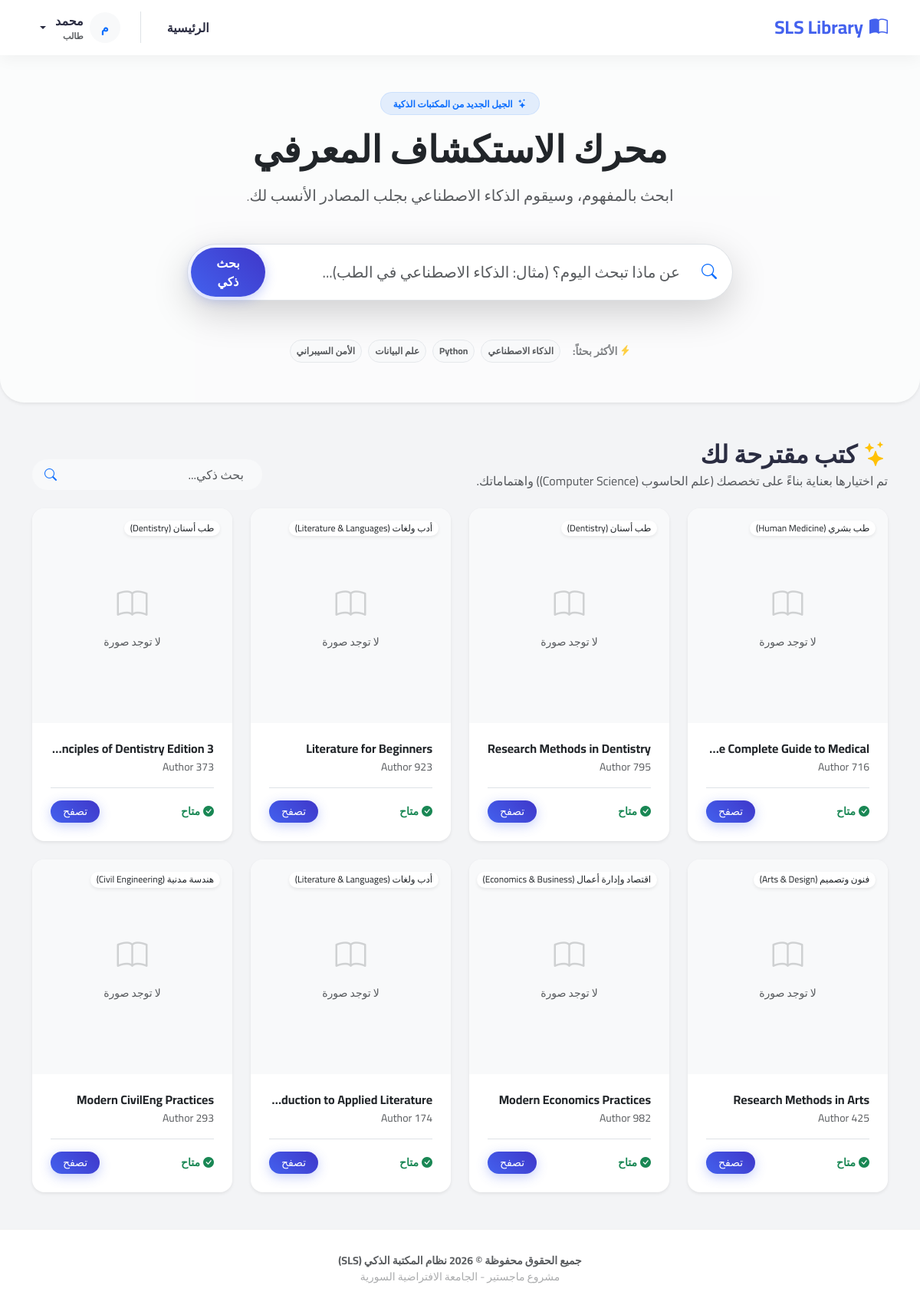
The page / (signed in) on the database its author committed.
### library/models.py (models this page shows, shortened)
class StudentProfile(models.Model):
    MAJOR_CHOICES = [
        ('General', 'سنة تحضيرية / عام'),
        ('CS', 'علم الحاسوب (Computer Science)'),
        ('SE', 'هندسة برمجيات (Software Engineering)'),
        ('AI', 'ذكاء اصطناعي (AI)'),
        ('CyberSec', 'أمن سيبراني (Cyber Security)'),
        ('Med', 'طب بشري'),
        ('Dent', 'طب أسنان'),
        ('Pharm', 'صيدلة'),
        ('Arch', 'هندسة معمارية'),
        ('Civil', 'هندسة مدنية'),
        ('Business', 'إدارة أعمال'),
        ('Law', 'حقوق'),
    ]
    user = models.OneToOneField(User, on_delete=models.CASCADE)
    student_id = models.CharField(max_length=20, unique=True, verbose_name="الرقم الجامعي")
    major = models.CharField(
        max_length=50,
        choices=MAJOR_CHOICES,
        default='General',
        verbose_name="التخصص الدراسي"
    )
    interest_fingerprint = models.TextField(blank=True, null=True, verbose_name="بصمة الاهتمامات")

class Book(models.Model):
    CATEGORY_CHOICES = [
        ('Programming', 'برمجة وتطوير (Programming)'),
        ('CyberSecurity', 'أمن سيبراني (Cyber Security)'),
        ('AI', 'ذكاء اصطناعي (AI & Data Science)'),
        ('Networking', 'شبكات واتصالات (Networking)'),
        ('Medical', 'طب بشري (Human Medicine)'),
        ('Pharmacy', 'صيدلة (Pharmacy)'),
        ('Dentistry', 'طب أسنان (Dentistry)'),
        ('Nursing', 'تمريض (Nursing)'),
        ('Engineering', 'هندسة عامة (General Engineering)'),
        ('CivilEng', 'هندسة مدنية (Civil Engineering)'),
        ('Arch', 'هندسة معمارية (Architecture)'),
        ('Electrical', 'هندسة كهربائية (Electrical Eng)'),
        ('Law', 'قانون وحقوق (Law)'),
        ('Economics', 'اقتصاد وإدارة أعمال (Economics & Business)'),
        ('Psychology', 'علم نفس (Psychology)'),
        ('Sociology', 'علم اجتماع (Sociology)'),
        ('History', 'تاريخ (History)'),
        ('Geography', 'جغرافيا (Geography)'),
        ('Literature', 'أدب ولغات (Literature & Languages)'),
        ('Religion', 'شريعة ودراسات إسلامية (Islamic Studies)'),
        ('Math', 'رياضيات (Mathematics)'),
        ('Physics', 'فيزياء (Physics)'),
        ('Chemistry', 'كيمياء (Chemistry)'),
        ('Biology', 'أحياء (Biology)'),
        ('Arts', 'فنون وتصميم (Arts & Design)'),
        ('General', 'ثقافة عامة (General Culture)'),
    ]
    title = models.CharField(max_length=200, verbose_name="عنوان الكتاب")
    author = models.CharField(max_length=100, verbose_name="المؤلف")
    isbn = models.CharField(max_length=13, blank=True, null=True, verbose_name="رقم الإيداع (ISBN)")
    category = models.CharField(max_length=50, choices=CATEGORY_CHOICES, default='General', verbose_name="التصنيف")
    description = models.TextField(blank=True, verbose_name="وصف الكتاب")
    cover_image_url = models.URLField(blank=True, null=True, verbose_name="رابط الغلاف")
    page_count = models.IntegerField(default=100, verbose_name="عدد الصفحات")
    total_copies = models.IntegerField(default=1, verbose_name="العدد الكلي")
    available_copies = models.IntegerField(default=1, verbose_name="النسخ المتاحة")
    tags = models.CharField(max_length=200, blank=True, verbose_name="وسوم")
    embedding = models.JSONField(blank=True, null=True, verbose_name="البصمة الرقمية (AI Vector)")
    created_at = models.DateTimeField(auto_now_add=True)

### library/views.py (the view)
# urls.py: path('', views.home, name='home'),
@login_required
def home(request):
    books = []
    ai_engine = SmartLibraryAI()
    if hasattr(request.user, 'studentprofile'):
        profile = request.user.studentprofile
        last_loan = Transaction.objects.filter(student=profile).order_by('-request_date').first()
        if last_loan:
            books = ai_engine.get_recommendations(last_loan.book.id, top_k=8)
        if not books:
            major_text = profile.get_major_display()
            if major_text != 'General':
                books = ai_engine.recommend_by_profile(major_text, top_k=8)
    if not books:
        books = Book.objects.all().order_by('-id')[:8]
    return render(request, 'library/home.html', {'books': books})

### library/ai_engine.py (called while the page is built, shortened)
    def __new__(cls):
        return cls._instance

    def generate_embedding(self, text):
        if not self._model:
            return []
        embedding = self._model.encode(text, convert_to_tensor=False)
        return embedding.tolist()

    def update_book_embedding(self, book):
        full_text = f"{book.title}. {book.category}. {book.description}. {book.tags}"
        book.embedding = self.generate_embedding(full_text)
        book.save()
        print(f"✅ Updated multilingual embedding for: {book.title}")

    def semantic_search(self, query, top_k=5):
        if not self._model:
            return Book.objects.filter(title__icontains=query)

    def get_recommendations(self, book_id, top_k=4):
        try:
            target_book = Book.objects.get(id=book_id)
            if not target_book.embedding:
                self.update_book_embedding(target_book)
            if not target_book.embedding: return []
        except Book.DoesNotExist:
            return []

    def recommend_by_profile(self, profile_text, top_k=8):
        enhanced_query = f"كتب ومراجع علمية في تخصص {profile_text}"
        return self.semantic_search(enhanced_query, top_k=top_k)

### templates/library/home.html (shortened to what this page needs)
{% extends 'library/base.html' %}
{% block content %}
<section class="position-relative overflow-hidden p-5 text-center bg-white mb-5 rounded-bottom-5 shadow-sm">
    <div class="container position-relative z-1">
        <span class="badge bg-primary bg-opacity-10 text-primary border border-primary border-opacity-10 rounded-pill px-3 py-2 mb-3">
            <i class="bi bi-stars me-1"></i> الجيل الجديد من المكتبات الذكية
        </span>
        <h1 class="display-5 fw-bold mb-3 text-dark">محرك الاستكشاف المعرفي</h1>
        <p class="lead text-muted mb-5">ابحث بالمفهوم، وسيقوم الذكاء الاصطناعي بجلب المصادر الأنسب لك.</p>
        <div class="row justify-content-center mb-5">
            <div class="col-lg-8">
                <form action="{% url 'library:search' %}" method="get" class="hero-search d-flex align-items-center bg-white p-1 rounded-pill shadow-lg border">
                    <div class="ps-3 pe-2 text-primary">
                        <i class="bi bi-search fs-5"></i>
                    </div>
                    <input type="text" name="q" class="form-control border-0 shadow-none fs-5" placeholder="عن ماذا تبحث اليوم؟ (مثال: الذكاء الاصطناعي في الطب)..." required>
                    <button class="btn btn-primary rounded-pill px-4 py-2 fw-bold" type="submit">بحث ذكي</button>
                </form>
            </div>
        </div>
        <div class="d-flex justify-content-center align-items-center flex-wrap gap-2 opacity-75">
            <span class="text-muted small me-2 py-2 fw-bold"><i class="bi bi-lightning-charge-fill text-warning"></i> الأكثر بحثاً:</span>
            <a href="{% url 'library:search' %}?q=الذكاء الاصطناعي" class="badge rounded-pill bg-light text-dark border p-2 text-decoration-none hover-shadow">الذكاء الاصطناعي</a>
            <a href="{% url 'library:search' %}?q=Python Programming" class="badge rounded-pill bg-light text-dark border p-2 text-decoration-none hover-shadow">Python</a>
            <a href="{% url 'library:search' %}?q=Data Science" class="badge rounded-pill bg-light text-dark border p-2 text-decoration-none hover-shadow">علم البيانات</a>
            <a href="{% url 'library:search' %}?q=Cyber Security" class="badge rounded-pill bg-light text-dark border p-2 text-decoration-none hover-shadow">الأمن السيبراني</a>
        </div>
    </div>
    <div class="position-absolute top-0 start-0 w-100 h-100 bg-light opacity-50"
         style="background-image: radial-gradient(#4361ee 0.5px, transparent 0.5px); background-size: 20px 20px; z-index: 0;">
    </div>
</section>
<div class="container my-5">
    <div class="d-flex justify-content-between align-items-end mb-4">
        <div>
            {% if user.studentprofile %}
                <h2 class="fw-bold mb-1">
                    <i class="bi bi-stars text-warning me-2"></i>كتب مقترحة لك
                </h2>
                <p class="text-muted mb-0">تم اختيارها بعناية بناءً على تخصصك ({{ user.studentprofile.get_major_display }}) واهتماماتك.</p>
            {% else %}
                <h2 class="fw-bold mb-1">أحدث الإضافات</h2>
                <p class="text-muted mb-0">استكشف أحدث الكتب التي وصلت إلى مكتبتنا.</p>
            {% endif %}
        </div>
        <div class="d-none d-md-block" style="width: 300px;">
            <form action="{% url 'library:search' %}" method="get" class="position-relative">
                <input type="text" name="q" class="form-control rounded-pill ps-4 pe-5 bg-light border-0 py-2" placeholder="بحث ذكي...">
                <button type="submit" class="btn position-absolute top-50 end-0 translate-middle-y border-0 text-primary pe-3">
                    <i class="bi bi-search"></i>
                </button>
            </form>
        </div>
    </div>
    <div class="row row-cols-1 row-cols-sm-2 row-cols-lg-4 g-4">
        {% for book in books %}
        <div class="col">
            <div class="card h-100 border-0 shadow-sm hover-up rounded-4 overflow-hidden">
                <div class="position-relative bg-light text-center overflow-hidden" style="height: 280px;">
                    {% if book.cover_image_url %}
                        <img src="{{ book.cover_image_url }}" class="w-100 h-100 object-fit-cover transition-transform" alt="{{ book.title }}">
                    {% else %}
                        <div class="w-100 h-100 d-flex flex-column align-items-center justify-content-center text-muted">
                            <i class="bi bi-book fs-1 mb-2 opacity-25"></i>
                            <span class="small">لا توجد صورة</span>
                        </div>
                    {% endif %}
                    <span class="position-absolute top-0 start-0 m-3 badge bg-white text-dark shadow-sm rounded-pill fw-normal">
                        {{ book.get_category_display }}
                    </span>
                </div>
                <div class="card-body p-4">
                    <h6 class="fw-bold mb-1 text-truncate" title="{{ book.title }}">{{ book.title }}</h6>
                    <p class="text-muted small mb-3">{{ book.author }}</p>
                    <div class="d-flex justify-content-between align-items-center mt-3 border-top pt-3">
                        {% if book.available_copies > 0 %}
                            <small class="text-success fw-bold"><i class="bi bi-check-circle-fill me-1"></i>متاح</small>
                        {% else %}
                            <small class="text-danger fw-bold"><i class="bi bi-x-circle-fill me-1"></i>غير متاح</small>
                        {% endif %}
                        <a href="{% url 'library:book_detail' book.id %}" class="btn btn-primary btn-sm rounded-pill px-3 stretched-link">
                            تصفح
                        </a>
                    </div>
                </div>
            </div>
        </div>
        {% endfor %}
    </div>
</div>
{% endblock %}

### templates/library/base.html (shortened to what this page needs)
<!DOCTYPE html>
<html lang="ar" dir="rtl">
<head>
    <link rel="stylesheet" href="https://cdn.jsdelivr.net/npm/bootstrap@5.3.0/dist/css/bootstrap.rtl.min.css">
    <link rel="stylesheet" href="https://cdn.jsdelivr.net/npm/bootstrap-icons@1.11.0/font/bootstrap-icons.css">
</head>
<body>
    <nav class="navbar navbar-expand-lg sticky-top">
        <div class="container">
            <a class="navbar-brand" href="{% url 'library:home' %}">
                <i class="bi bi-book-half me-2"></i>SLS Library
            </a>
            <div class="collapse navbar-collapse" id="navbarNav">
                <ul class="navbar-nav ms-auto mb-2 mb-lg-0">
                    <li class="nav-item">
                        <a class="nav-link" href="{% url 'library:home' %}">الرئيسية</a>
                    </li>
                </ul>
                <div class="d-flex align-items-center border-start ps-3 ms-3">
                    {% if user.is_authenticated %}
                        <div class="dropdown">
                            <a class="nav-link dropdown-toggle d-flex align-items-center gap-2" href="#" role="button" data-bs-toggle="dropdown">
                                <div class="bg-light rounded-circle d-flex align-items-center justify-content-center text-primary fw-bold" style="width: 40px; height: 40px;">
                                    {{ user.first_name|slice:":1" }}
                                </div>
                                <div>
                                    <span class="fw-bold">{{ user.first_name }}</span>
                                    {% if user.is_superuser %}
                                        <span class="admin-badge d-block text-center">مشرف النظام</span>
                                    {% else %}
                                        <span class="text-muted d-block small" style="font-size: 0.7rem;">طالب</span>
                                    {% endif %}
                                </div>
                            </a>
                        </div>
                    {% else %}
                        <a href="{% url 'library:login' %}" class="btn btn-outline-primary btn-auth me-2">دخول</a>
                        <a href="{% url 'library:register' %}" class="btn btn-primary btn-auth">حساب جديد</a>
                    {% endif %}
                </div>
            </div>
        </div>
    </nav>
    <main>
        {% block content %}
        {% endblock %}
    </main>
    <footer class="text-center text-muted">
        <div class="container">
            <p class="mb-0 small fw-bold">جميع الحقوق محفوظة © 2026 نظام المكتبة الذكي (SLS)</p>
            <p class="mb-0 small opacity-50">مشروع ماجستير - الجامعة الافتراضية السورية</p>
        </div>
    </footer>
</body>
</html>

### templates/library/base.html (style rules this page uses)
:root { --primary-color: #4361ee; --secondary-color: #3f37c9; --accent-color: #4cc9f0; --bg-color: #f3f4f6; --card-bg: #ffffff; --text-main: #2b2d42; --text-muted: #8d99ae; }
body { font-family: 'Cairo', sans-serif; background-color: var(--bg-color); color: var(--text-main); min-height: 100vh; display: flex; flex-direction: column; }
.navbar { background: rgba(255, 255, 255, 0.95); backdrop-filter: blur(10px); box-shadow: 0 4px 20px rgba(0,0,0,0.05); padding: 0.8rem 0; }
.navbar-brand { font-weight: 700; color: var(--primary-color) !important; font-size: 1.5rem; }
.nav-link { color: var(--text-main) !important; font-weight: 600; margin: 0 10px; transition: color 0.3s; }
.card { background: var(--card-bg); border: none; border-radius: 16px; box-shadow: 0 10px 30px rgba(0,0,0,0.04); transition: transform 0.3s ease, box-shadow 0.3s ease; overflow: hidden; }
.btn-primary { background: linear-gradient(45deg, var(--primary-color), var(--secondary-color)); border: none; box-shadow: 0 4px 15px rgba(67, 97, 238, 0.3); }
.hero-search { background: #fff; border-radius: 50px; padding: 10px; box-shadow: 0 10px 40px rgba(0,0,0,0.08); border: 1px solid rgba(0,0,0,0.05); }
.hero-search input { border: none; padding: 10px 20px; font-size: 1.1rem; }
footer { margin-top: auto; background: white; padding: 30px 0; border-top: 1px solid rgba(0,0,0,0.05); }

### templates/library/home.html (style rules this page uses)
.hover-up { transition: transform 0.2s ease, box-shadow 0.2s ease; }

### rows shown on the page
Book: shows "لا توجد صورة", category "طب بشري (Human Medicine)", title "The Complete Guide to Medical", author "Author 716", available_copies "متاح"
Book: shows "لا توجد صورة", category "طب أسنان (Dentistry)", title "Research Methods in Dentistry", author "Author 795", available_copies "متاح"
Book: shows "لا توجد صورة", category "أدب ولغات (Literature & Languages)", title "Literature for Beginners", author "Author 923", available_copies "متاح"
Book: shows "لا توجد صورة", category "طب أسنان (Dentistry)", title "Principles of Dentistry Editio…", author "Author 373", available_copies "متاح"
Book: shows "لا توجد صورة", category "فنون وتصميم (Arts & Design)", title "Research Methods in Arts", author "Author 425", available_copies "متاح"
Book: shows "لا توجد صورة", category "اقتصاد وإدارة أعمال (Economics & Business)", title "Modern Economics Practices", author "Author 982", available_copies "متاح"
Book: shows "لا توجد صورة", category "أدب ولغات (Literature & Languages)", title "Introduction to Applied Literatu…", author "Author 174", available_copies "متاح"
Book: shows "لا توجد صورة", category "هندسة مدنية (Civil Engineering)", title "Modern CivilEng Practices", author "Author 293", available_copies "متاح"

### other values the page prints
{{ user.first_name|slice:":1" }} "م"
{{ user.first_name }} "محمد"
{{ user.studentprofile.get_major_display }} "علم الحاسوب (Computer Science)"
